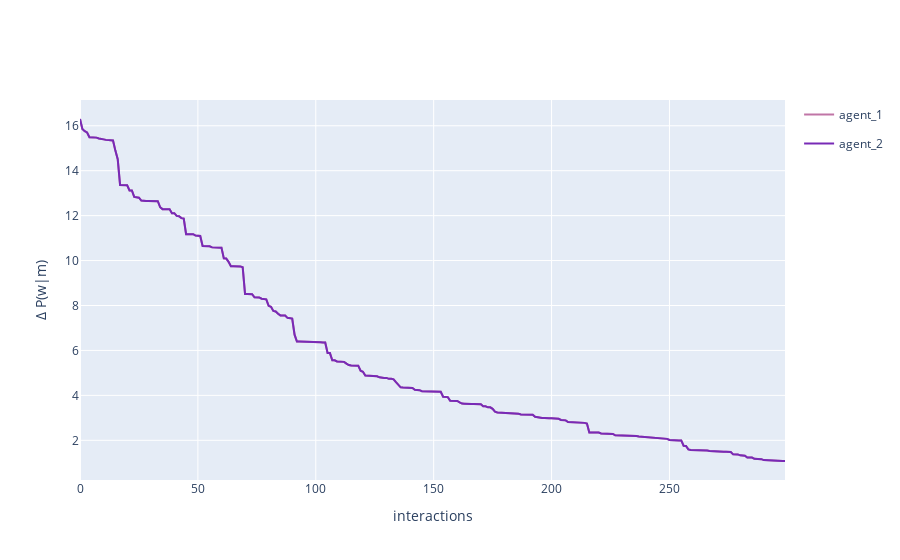

Here is the notebook cell this chart was saved with:
### Code cell
fig = multi_agent_update_plot_from_df(vocab_dif)
fig.update_layout(
    # title='Dyadic interaction in a random environment',
    yaxis_title='Δ P(w|m)',
    xaxis_title='interactions'
)
fig.show()

### Figure 1 — Plotly figure (JSON) as saved in the notebook; plotly's stock layout.template omitted (floating-point values rounded to 4 significant figures; data arrays with more than 128 entries replaced by an {"elided": "..."} marker saying what was removed)
{"data": [{"legendgroup": "agent_1", "line": {"color": "#C075A6"}, "mode": "lines", "name": "agent_1", "showlegend": true, "x": {"elided": "300 int values"}, "y": {"elided": "300 float values"}, "type": "scatter"}, {"legendgroup": "agent_2", "line": {"color": "#782AB6"}, "mode": "lines", "name": "agent_2", "showlegend": true, "x": {"elided": "300 int values"}, "y": {"elided": "300 float values"}, "type": "scatter"}], "layout": {"yaxis": {"title": {"text": "Δ P(w|m)"}}, "xaxis": {"title": {"text": "interactions"}}}}
